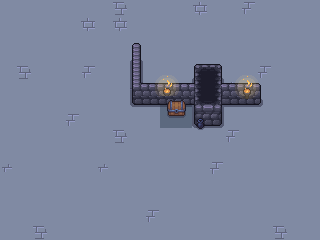

Rendered tile map (Tiled .tmx) drawn with the repository's tilesets; below, a short description and the full map source, tile grids included:
An orthogonal 20x15 tile map with 16x16 px tiles, 3 tile layers (floor, walls, objects), 3 tilesets and 14 objects (7x Enemy).

<map version="1.10" tiledversion="1.11.2" orientation="orthogonal" renderorder="right-down" width="20" height="15" tilewidth="16" tileheight="16" infinite="0" nextlayerid="8" nextobjectid="109">
 <tileset firstgid="1" source="walls_floor.tsx" />
 <tileset firstgid="300" source="Objects.tsx" />
 <tileset firstgid="444" source="fire_animation.tsx" />
 <layer id="2" name="floor" width="20" height="15">
  <data encoding="csv">
80,80,80,80,80,80,80,286,80,80,80,80,285,80,80,298,80,80,80,80,
80,80,80,80,80,285,80,285,80,80,80,80,80,80,80,80,80,80,80,80,
80,80,80,80,80,80,80,80,80,80,80,80,80,80,80,80,80,80,80,80,
80,80,80,80,80,80,80,80,80,80,80,80,80,80,80,80,80,80,80,80,
80,286,80,80,80,298,80,80,80,80,80,80,80,80,80,80,298,80,80,80,
80,80,80,80,80,80,80,80,298,80,80,80,298,80,285,80,80,80,80,80,
80,80,80,80,80,80,80,80,80,80,119,119,298,80,80,80,80,80,80,80,
80,80,80,80,298,80,80,80,80,80,132,132,80,80,80,80,80,80,80,80,
80,80,80,80,80,80,80,286,80,80,80,80,80,80,298,80,80,80,80,80,
80,80,80,80,80,80,80,80,80,80,80,80,80,80,80,80,80,80,80,80,
299,80,80,80,80,80,299,80,80,80,80,80,80,298,80,80,80,80,80,80,
80,80,80,80,80,80,80,80,80,80,80,80,80,80,80,80,80,80,80,80,
80,80,80,80,80,80,80,80,80,80,80,80,80,80,80,80,80,80,80,80,
80,80,80,80,80,80,80,80,80,298,80,80,80,80,80,80,80,80,80,80,
80,80,286,80,80,80,80,80,80,80,80,80,80,80,80,80,80,286,80,80
</data>
 </layer>
 <layer id="3" name="walls" width="20" height="15">
  <data encoding="csv">
0,0,0,0,0,0,0,0,0,0,0,0,0,0,0,0,0,0,0,0,
0,0,0,0,0,0,0,0,0,0,0,0,0,0,0,0,0,0,0,0,
0,0,0,0,0,0,0,0,159,0,0,0,0,0,0,0,0,0,0,0,
0,0,0,0,0,0,0,0,172,0,0,0,0,0,0,0,0,0,0,0,
0,0,0,0,0,0,0,0,185,0,0,0,141,143,0,0,0,0,0,0,
0,0,0,0,0,0,0,0,201,197,197,197,203,204,197,197,200,0,0,0,
0,0,0,0,0,0,0,0,227,225,225,225,231,2147483879,223,223,226,0,0,0,
0,0,0,0,0,0,0,0,0,0,0,0,48,55,0,0,0,0,0,0,
0,0,0,0,0,0,0,0,0,0,0,0,0,0,0,0,0,0,0,0,
0,0,0,0,0,0,0,0,0,0,0,0,0,0,0,0,0,0,0,0,
0,0,0,0,0,0,0,0,0,0,0,0,0,0,0,0,0,0,0,0,
0,0,0,0,0,0,0,0,0,0,0,0,0,0,0,0,0,0,0,0,
0,0,0,0,0,0,0,0,0,0,0,0,0,0,0,0,0,0,0,0,
0,0,0,0,0,0,0,0,0,0,0,0,0,0,0,0,0,0,0,0,
0,0,0,0,0,0,0,0,0,0,0,0,0,0,0,0,0,0,0,0
</data>
 </layer>
 <layer id="6" name="objects" width="20" height="15">
  <data encoding="csv">
0,0,0,0,0,0,0,0,0,0,0,0,0,0,0,0,0,0,0,0,
0,0,0,0,0,0,0,0,0,0,0,0,0,0,0,0,0,0,0,0,
0,0,0,0,0,0,0,0,0,0,0,0,0,0,0,0,0,0,0,0,
0,0,0,0,0,0,0,0,0,0,0,0,0,0,0,0,0,0,0,0,
0,0,0,0,0,0,0,0,0,578,579,580,0,0,578,579,580,0,0,0,
0,0,0,0,0,0,0,0,0,589,590,591,0,0,589,590,591,0,0,0,
0,0,0,0,0,0,0,0,0,600,308,309,0,0,600,601,602,0,0,0,
0,0,0,0,0,0,0,0,0,0,332,333,410,0,0,0,0,0,0,0,
0,0,0,0,0,0,0,0,0,0,0,0,434,0,0,0,0,0,0,0,
0,0,0,0,0,0,0,0,0,0,0,0,0,0,0,0,0,0,0,0,
0,0,0,0,0,0,0,0,0,0,0,0,0,0,0,0,0,0,0,0,
0,0,0,0,0,0,0,0,0,0,0,0,0,0,0,0,0,0,0,0,
0,0,0,0,0,0,0,0,0,0,0,0,0,0,0,0,0,0,0,0,
0,0,0,0,0,0,0,0,0,0,0,0,0,0,0,0,0,0,0,0,
0,0,0,0,0,0,0,0,0,0,0,0,0,0,0,0,0,0,0,0
</data>
 </layer>
 <objectgroup id="7" name="entities">
  <object id="82" name="Enemy" x="166" y="63.5">
   <point />
  </object>
  <object id="83" name="Enemy" x="246" y="61">
   <point />
  </object>
  <object id="84" name="Enemy" x="79.5" y="37">
   <point />
  </object>
  <object id="85" name="Enemy" x="53.5" y="111.5">
   <point />
  </object>
  <object id="86" name="Enemy" x="56.5" y="209">
   <point />
  </object>
  <object id="87" name="Enemy" x="183.5" y="198.5">
   <point />
  </object>
  <object id="88" name="Enemy" x="284" y="194">
   <point />
  </object>
 </objectgroup>
 <objectgroup id="4" name="collisions">
  <object id="95" x="128" y="64" width="16" height="32" />
  <object id="96" x="144" y="80" width="48" height="16" />
  <object id="97" x="192" y="96" width="32" height="32" />
  <object id="98" x="224" y="80" width="36.9091" height="16" />
  <object id="101" x="168.909" y="98.1818" width="16.3636" height="17.2727" />
  <object id="104" x="128" y="48" width="16" height="16" />
  <object id="108" x="192" y="72.5455" width="32" height="23.4545" />
 </objectgroup>
</map>
